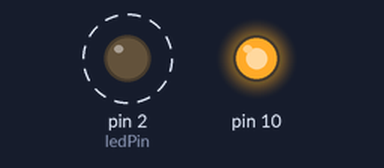
Recording of a sketch running on a simulated Arduino Uno, built with avr-gcc and run on an emulated ATmega328P. Parts: output pins drawn as LEDs (lit = HIGH). Dashed ring = blinking.

Above: at 0.5 s.
Timing chart, 0 to 3.0 s (numbered marks = the images above):
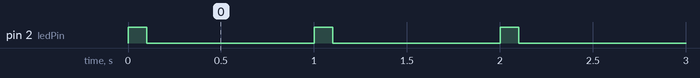

The sketch:

sketch_CANTRNS.ino
```cpp
#include <SPI.h>
#include <mcp2515.h>

MCP2515 mcp2515(5);
struct can_frame canMsg;

const int ledPin = 2; // GPIO 2

void setup() {
  SPI.begin();
  pinMode(ledPin, OUTPUT);
  mcp2515.reset();
  mcp2515.setBitrate(CAN_125KBPS, MCP_8MHZ);
  mcp2515.setNormalMode();
}

void loop() {
  digitalWrite(ledPin, HIGH); // LED on
  delay(100);
  digitalWrite(ledPin, LOW);  // LED off

  canMsg.can_id  = 0x100;
  canMsg.can_dlc = 1;
  canMsg.data[0] = 1; // Send 1 to blink

  mcp2515.sendMessage(&canMsg);
  delay(900); // repeat every second
}
```

Measured:
- by itself, pin 2 (ledPin): alternates HIGH for 0.10 s and LOW for 0.90 s
